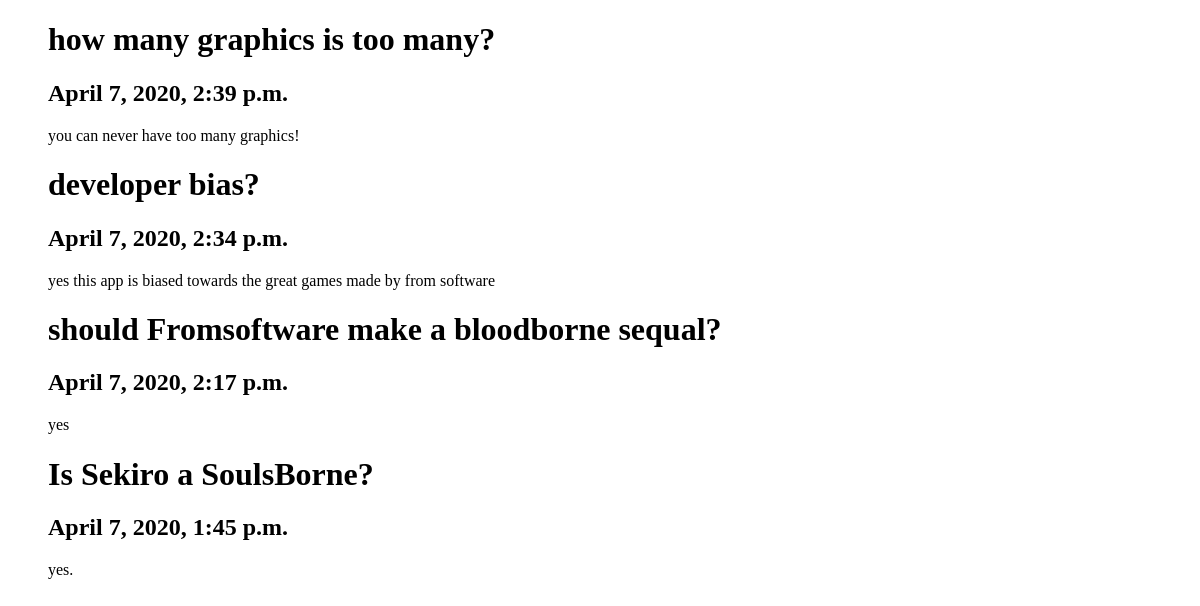
Before: /realfakenews/ with the older database file.
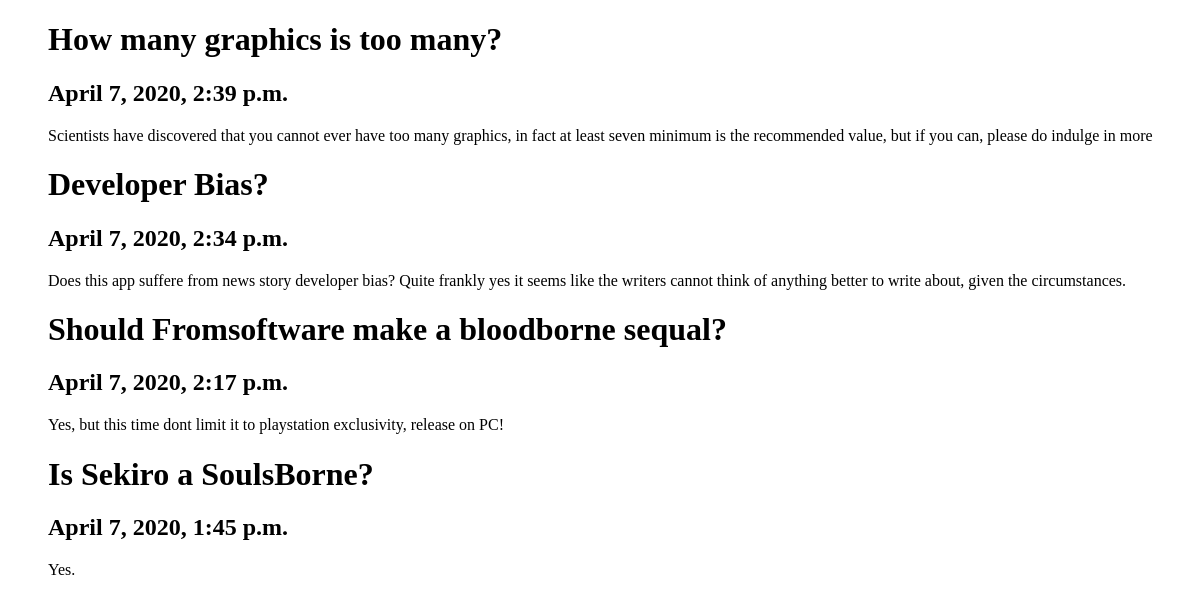
After: the same page with the newer database file.
### realfakenews/models.py (models this page shows, shortened)
class Story(models.Model):
    story_text = models.CharField(max_length=200)
    pub_date = models.DateTimeField('date published')
    story_body_text = models.CharField(max_length=200)

### realfakenews/views.py (the view)
# urls.py: path('', views.index, name='index'),
def index(request):
    latest_story_list = Story.objects.order_by('-pub_date')
    context = {'latest_story_list': latest_story_list}
    return render(request, 'realfakenews/index.html', context)

### realfakenews/templates/realfakenews/index.html (shortened to what this page needs)
<!DOCTYPE html>
<html>
    <head>
    </head>
    <body>
    {% if latest_story_list %}
        <ul>
        {% for story in latest_story_list %}
            <h1>{{ story.story_text }}</h1>
            <h2>{{story.pub_date}}</h2>
            <p>{{story.story_body_text}}</p>
        {% endfor %}
        </ul>
    {% else %}
        <p>No storys are available.</p>
    {% endif %}
    </body>
</html>

Changed rows visible on the page:
changed Story: story_text "how many graphics is too many?" → "How many graphics is too many?"; story_body_text "you can never have too many graphics!" → "Scientists have discovered that you cannot ever have too many graphics, in fact at least seven minimum is the recommended value, but if you can, please do indulge in more"
changed Story: story_text "developer bias?" → "Developer Bias?"; story_body_text "yes this app is biased towards the great games made by from software" → "Does this app suffere from news story developer bias? Quite frankly yes it seems like the writers cannot think of anything better to write about, given the circumstances."
changed Story: story_text "should Fromsoftware make a bloodborne sequal?" → "Should Fromsoftware make a bloodborne sequal?"; story_body_text "yes" → "Yes, but this time dont limit it to playstation exclusivity, release on PC!"
changed Story "Is Sekiro a SoulsBorne?": story_body_text "yes." → "Yes."
